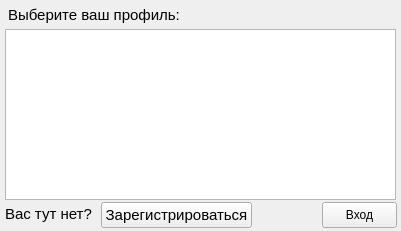
<?xml version="1.0" encoding="UTF-8"?>
<ui version="4.0">
 <class>LoginForm</class>
 <widget class="QMainWindow" name="LoginForm">
  <property name="geometry">
   <rect>
    <x>0</x>
    <y>0</y>
    <width>401</width>
    <height>231</height>
   </rect>
  </property>
  <property name="sizePolicy">
   <sizepolicy hsizetype="Fixed" vsizetype="Fixed">
    <horstretch>0</horstretch>
    <verstretch>0</verstretch>
   </sizepolicy>
  </property>
  <property name="windowTitle">
   <string>Вход</string>
  </property>
  <widget class="QWidget" name="centralwidget">
   <widget class="QLabel" name="label_2">
    <property name="geometry">
     <rect>
      <x>5</x>
      <y>203</y>
      <width>91</width>
      <height>21</height>
     </rect>
    </property>
    <property name="font">
     <font>
      <pointsize>11</pointsize>
     </font>
    </property>
    <property name="text">
     <string>Вас тут нет?</string>
    </property>
   </widget>
   <widget class="QListWidget" name="listWidget">
    <property name="geometry">
     <rect>
      <x>5</x>
      <y>29</y>
      <width>391</width>
      <height>171</height>
     </rect>
    </property>
   </widget>
   <widget class="QLabel" name="label">
    <property name="geometry">
     <rect>
      <x>8</x>
      <y>4</y>
      <width>381</width>
      <height>21</height>
     </rect>
    </property>
    <property name="font">
     <font>
      <pointsize>11</pointsize>
     </font>
    </property>
    <property name="text">
     <string>Выберите ваш профиль:</string>
    </property>
   </widget>
   <widget class="QPushButton" name="pushButton">
    <property name="geometry">
     <rect>
      <x>322</x>
      <y>202</y>
      <width>75</width>
      <height>26</height>
     </rect>
    </property>
    <property name="text">
     <string>Вход</string>
    </property>
   </widget>
   <widget class="QPushButton" name="pushButton_2">
    <property name="geometry">
     <rect>
      <x>101</x>
      <y>202</y>
      <width>151</width>
      <height>26</height>
     </rect>
    </property>
    <property name="font">
     <font>
      <pointsize>11</pointsize>
     </font>
    </property>
    <property name="cursor">
     <cursorShape>PointingHandCursor</cursorShape>
    </property>
    <property name="text">
     <string>Зарегистрироваться</string>
    </property>
   </widget>
   <zorder>pushButton</zorder>
   <zorder>label_2</zorder>
   <zorder>listWidget</zorder>
   <zorder>label</zorder>
   <zorder>pushButton_2</zorder>
  </widget>
 </widget>
 <resources/>
 <connections/>
</ui>
